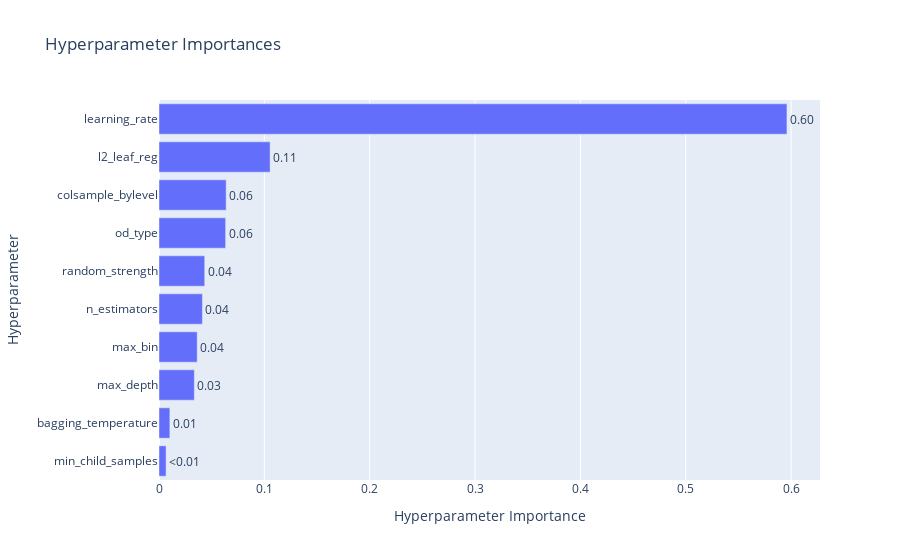

Notebook source saved alongside this figure:
### Code cell
optuna.visualization.plot_param_importances(study)

### Figure 1 — Plotly figure (JSON) as saved in the notebook; plotly's stock layout.template omitted (floating-point values rounded to 4 significant figures)
{"data": [{"cliponaxis": false, "hovertemplate": ["min_child_samples (IntDistribution): 0.006709875234464111<extra></extra>", "bagging_temperature (FloatDistribution): 0.010300480531970444<extra></extra>", "max_depth (IntDistribution): 0.03355191206941336<extra></extra>", "max_bin (IntDistribution): 0.03625030029474817<extra></extra>", "n_estimators (IntDistribution): 0.04121271697910133<extra></extra>", "random_strength (IntDistribution): 0.0433971529208484<extra></extra>", "od_type (CategoricalDistribution): 0.06324902704626512<extra></extra>", "colsample_bylevel (FloatDistribution): 0.06376181365945816<extra></extra>", "l2_leaf_reg (FloatDistribution): 0.10547796492314128<extra></extra>", "learning_rate (FloatDistribution): 0.5960887563405896<extra></extra>"], "name": "Objective Value", "orientation": "h", "text": ["<0.01", "0.01", "0.03", "0.04", "0.04", "0.04", "0.06", "0.06", "0.11", "0.60"], "textposition": "outside", "x": [0.00671, 0.0103, 0.03355, 0.03625, 0.04121, 0.0434, 0.06325, 0.06376, 0.1055, 0.5961], "y": ["min_child_samples", "bagging_temperature", "max_depth", "max_bin", "n_estimators", "random_strength", "od_type", "colsample_bylevel", "l2_leaf_reg", "learning_rate"], "type": "bar"}], "layout": {"title": {"text": "Hyperparameter Importances"}, "xaxis": {"title": {"text": "Hyperparameter Importance"}}, "yaxis": {"title": {"text": "Hyperparameter"}}}}
